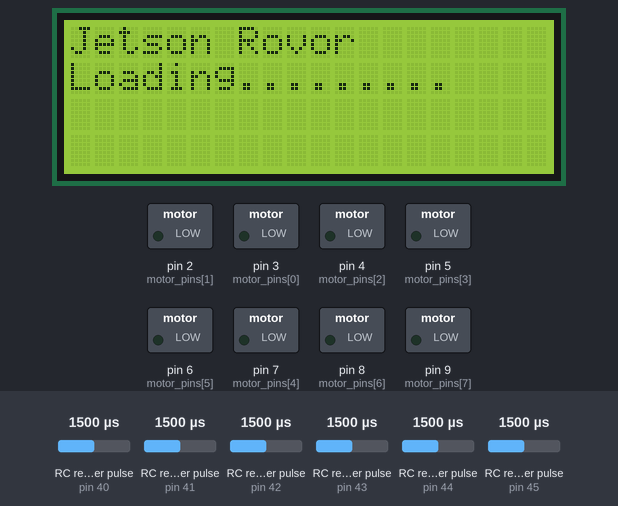
A sketch run on a simulated Arduino Mega 2560, built with avr-gcc and run on an emulated ATmega2560. Parts: 20×4 character LCD, switched loads named in the sketch (green lamp = pin HIGH). Wiring (inferred from the names in the program): 6 × RC receiver channel: data pin 40 / data pin 41 / data pin 42 / data pin 43 / data pin 44 / data pin 45. The inputs (shaded band) are chosen by the test bench; at power-on: RC receiver pulse (sensors on pin 40, pin 41, pin 43, pin 42, pin 44, pin 45) 1500 µs.

Above: at 0.9 s.
2.3 s: RC receiver pulse (sensor on pin 40) set to 1020 µs
At 3.0 s:
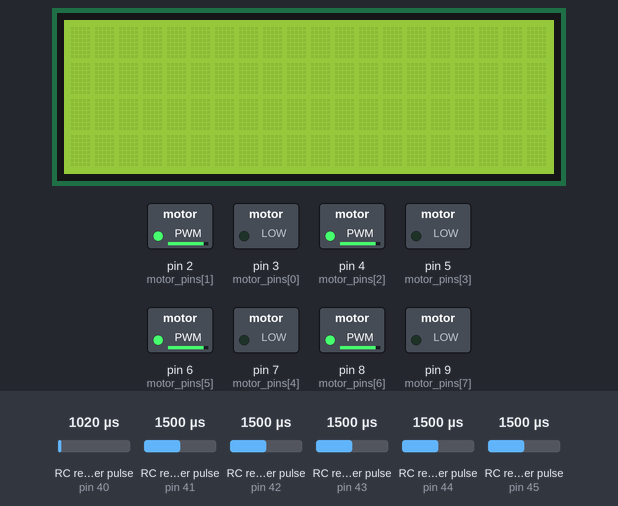
3.8 s: RC receiver pulse (sensor on pin 41) set to 1020 µs
At 4.1 s:
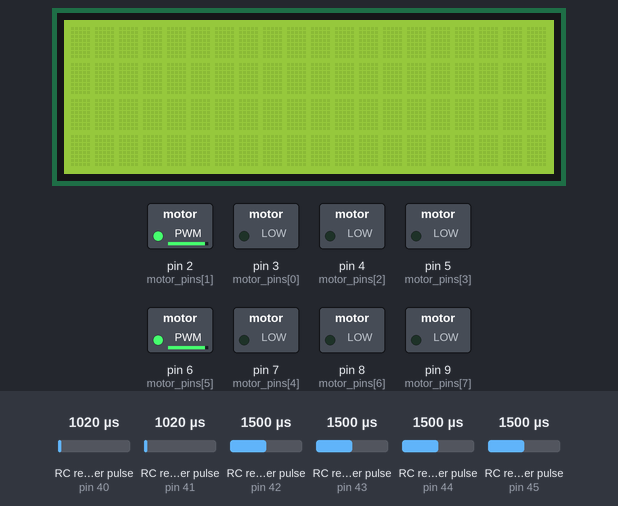
5.3 s: RC receiver pulse (sensor on pin 43) set to 1020 µs
At 6.4 s:
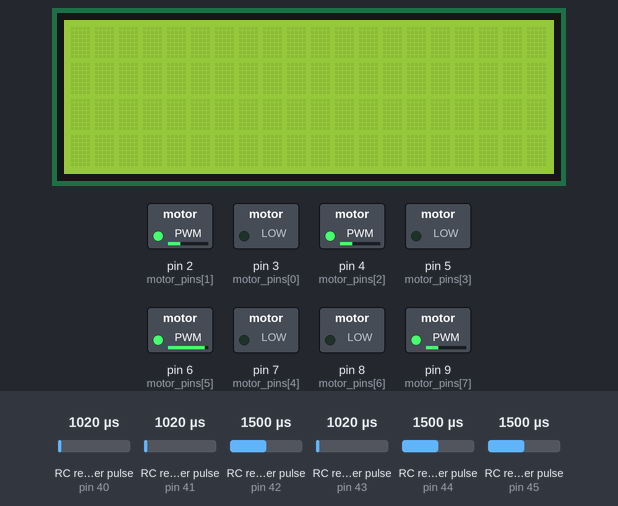
6.8 s: RC receiver pulse (sensor on pin 40) set to 1250 µs
At 7.6 s:
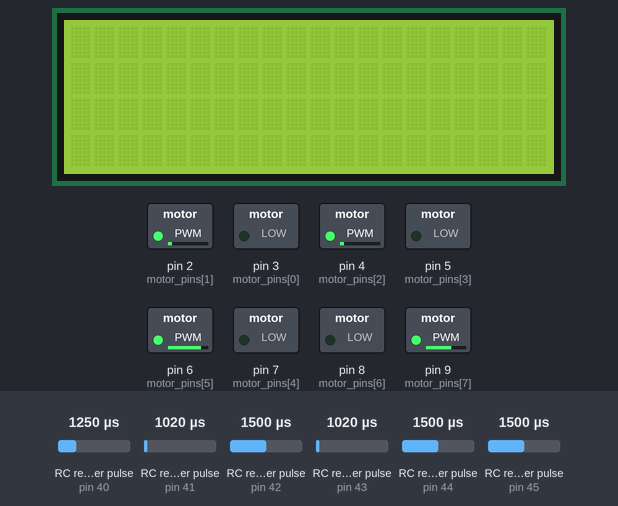
8.3 s: RC receiver pulse (sensor on pin 41) set to 1250 µs
At 8.7 s:
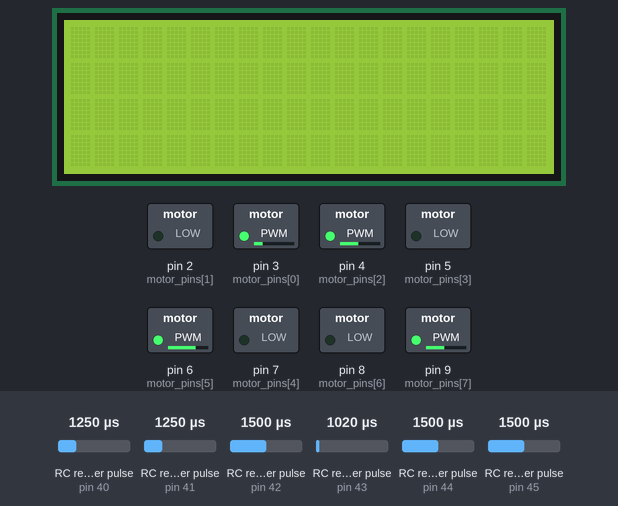
9.8 s: RC receiver pulse (sensor on pin 43) set to 1250 µs
At 11.1 s:
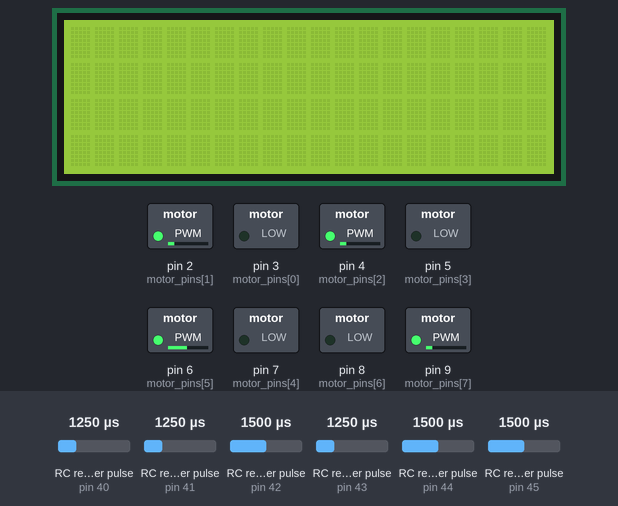
Timing chart, 0 to 12.3 s (numbered marks = the images above; inputs shaded):
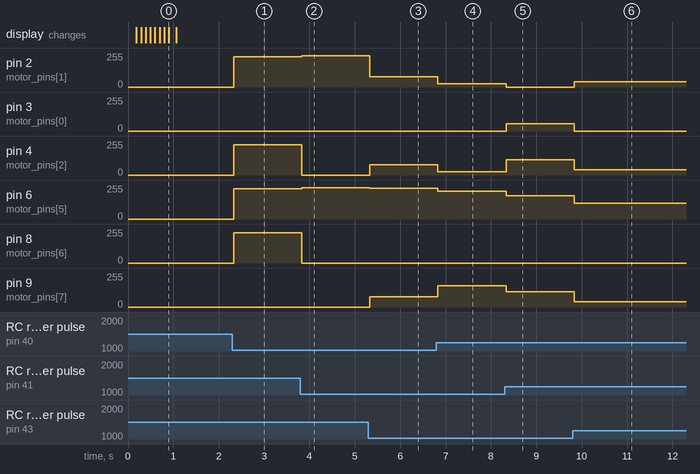

Measured:
- after the input at 2.3 s, pin 2 (motor_pins[1]), pin 4 (motor_pins[2]), pin 6 (motor_pins[5]), pin 8 (motor_pins[6]): 0/255 → 227/255 at once
- after the input at 3.8 s, pin 2 (motor_pins[1]), pin 6 (motor_pins[5]): 227/255 → 235/255 at once; pin 4 (motor_pins[2]), pin 8 (motor_pins[6]): 227/255 → 0/255 at once
- after the input at 5.3 s, pin 2 (motor_pins[1]): 235/255 → 77/255 at once; pin 4 (motor_pins[2]), pin 9 (motor_pins[7]): 0/255 → 77/255 at once; pin 6 (motor_pins[5]): 235/255 → 232/255 at once
- after the input at 6.8 s, pin 2 (motor_pins[1]), pin 4 (motor_pins[2]): 77/255 → 25/255 at once; pin 6 (motor_pins[5]): 232/255 → 210/255 at once; pin 9 (motor_pins[7]): 77/255 → 160/255 at once
- after the input at 8.3 s, pin 2 (motor_pins[1]): 25/255 → 0/255 at once; pin 3 (motor_pins[0]): 0/255 → 55/255 at once; pin 4 (motor_pins[2]): 25/255 → 115/255 at once; pin 6 (motor_pins[5]): 210/255 → 175/255 at once; pin 9 (motor_pins[7]): 160/255 → 115/255 at once
- after the input at 9.8 s, pin 2 (motor_pins[1]): 0/255 → 40/255 at once; pin 3 (motor_pins[0]): 55/255 → 0/255 at once; pin 4 (motor_pins[2]), pin 9 (motor_pins[7]): 115/255 → 40/255 at once; pin 6 (motor_pins[5]): 175/255 → 120/255 at once

The sketch:

rc_test.ino
```cpp
#include <LiquidCrystal_I2C.h>

#define VOLTAGE_SENSOR_PIN A0
#define MID_VOLTAGE 12
#define LOW_VOLTAGE 11.1

// PWM FS-i6 Input Connections
#define CH1 40
#define CH2 41
#define CH3 42
#define CH4 43
#define CH5 44
#define CH6 45

////////////////////////////////////////////////////////////////////////////////////////////
/*                                   [ Initialization ]                                   */
////////////////////////////////////////////////////////////////////////////////////////////


// set the LCD address to 0x27 for a 16 chars and 2 line display
LiquidCrystal_I2C lcd(0x27, 20, 4);

// power masurement
float power_voltage = 0;
uint8_t power_percentage = 0;
uint16_t voltage_sensor_value;

// Settings
char display_mode = 'N';

// Integers to represent values from sticks and pots
int ch1_value;
int ch2_value;
int ch3_value;
int ch4_value;
int ch5_value;
int ch6_value;

// rc reciever pins
int motor_pins[8] = { 3, 2, 4, 5, 7, 6, 8, 9 };
int motor_value[4] = { 0 };

int xs, ys, zs, dx, dy, dz;
int x, y, z;


////////////////////////////////////////////////////////////////////////////////////////////
/*                                   [ LCD Custom Char ]                                  */
////////////////////////////////////////////////////////////////////////////////////////////

byte aero_up_icon[] = { 0x04, 0x0E, 0x1F, 0x04, 0x04, 0x04, 0x04, 0x04 };
byte aero_down_icon[] = { 0x04, 0x04, 0x04, 0x04, 0x04, 0x1F, 0x0E, 0x04 };
byte aero_left_icon[] = { 0x00, 0x04, 0x0C, 0x1F, 0x0C, 0x04, 0x00, 0x00 };
byte aero_right_icon[] = { 0x00, 0x04, 0x06, 0x1F, 0x06, 0x04, 0x00, 0x00 };
byte battery_low_icon[] = { 0x0E, 0x1B, 0x11, 0x11, 0x11, 0x11, 0x11, 0x1F };
byte battery_mid_icon[] = { 0x0E, 0x1B, 0x11, 0x11, 0x1F, 0x1F, 0x1F, 0x1F };
byte battery_full_icon[] = { 0x0E, 0x1F, 0x1F, 0x1F, 0x1F, 0x1F, 0x1F, 0x1F };
byte wheel_icon[] = { 0x00, 0x0E, 0x1B, 0x15, 0x1B, 0x0E, 0x00, 0x00 };


////////////////////////////////////////////////////////////////////////////////////////////
/*                                   [ Function Prototype ]                               */
////////////////////////////////////////////////////////////////////////////////////////////

int readChannel(int);
void lcd_init();


void setup() {
  Serial.begin(115200);

  // put your setup code here, to run once:
  pinMode(CH1, INPUT);
  pinMode(CH2, INPUT);
  pinMode(CH3, INPUT);
  pinMode(CH4, INPUT);
  pinMode(CH5, INPUT);
  pinMode(CH6, INPUT);

  for (int &i : motor_pins) {
    pinMode(i, OUTPUT);
  }
  // initialize voltage sensor
  pinMode(VOLTAGE_SENSOR_PIN, INPUT);

  // add custom char for lcd
  lcd_init();
}

void move() {
  // left front
  if (motor_value[0] > 0) {
    analogWrite(motor_pins[0], 2.5 * motor_value[0]);
    analogWrite(motor_pins[1], 0);
  } else {
    analogWrite(motor_pins[0], 0);
    analogWrite(motor_pins[1], 2.5 * -motor_value[0]);
  }

  // left back
  if (motor_value[1] > 0) {
    analogWrite(motor_pins[2], 2.5 * motor_value[1]);
    analogWrite(motor_pins[3], 0);
  } else {
    analogWrite(motor_pins[2], 0);
    analogWrite(motor_pins[3], 2.5 * -motor_value[1]);
  }

  // right back
  if (motor_value[2] > 0) {
    analogWrite(motor_pins[4], 2.5 * motor_value[2]);
    analogWrite(motor_pins[5], 0);
  } else {
    analogWrite(motor_pins[4], 0);
    analogWrite(motor_pins[5], 2.5 * -motor_value[2]);
  }

  // right front
  if (motor_value[3] > 0) {
    analogWrite(motor_pins[6], 2.5 * motor_value[3]);
    analogWrite(motor_pins[7], 0);
  } else {
    analogWrite(motor_pins[6], 0);
    analogWrite(motor_pins[7], 2.5 * -motor_value[3]);
  }
}

void loop() {

  // read_voltage();
  read_rc_value();

  // if (ch6_value < 50) {
  //   if (Serial.available() > 0) {
  //     if (display_mode != 'M') lcd.clear();
  //     String command = Serial.readStringUntil('\n');
  //     // routeCommandType(command);
  //   } else if (display_mode == 'N') {
  //     lcd.setCursor(0, 0);
  //     lcd.print("Waiting");
  //   }
  // }
  // else {
    lcd.setCursor(0, 0);
    // lcd.print("RC Mode.");
    motor_ch_mixing();
    move();
  // }
}
```

helper.ino
```cpp
////////////////////////////////////////////////////////////////////////////////////////////
/*                                [ RC Transreciever Functions ]                          */
////////////////////////////////////////////////////////////////////////////////////////////

int ch_pulse;
int ch_val;
int readChannel(int channelInput) {
  ch_pulse = pulseIn(channelInput, HIGH, 30000);
  if (ch_pulse < 100) return 0;
  ch_val = map(ch_pulse, 1000, 2000, -99, 103);
  if (ch_val > 100) return 100;
  if (ch_val < -100) return -100;
  return ch_val;
}


void read_rc_value() {

  // Get values for each channel
  ch1_value = readChannel(CH1);
  ch2_value = readChannel(CH2);
  ch3_value = readChannel(CH3);
  ch4_value = readChannel(CH4);
  ch5_value = readChannel(CH5);
  ch6_value = readChannel(CH6);

  // Print to Serial Monitor
  //  Serial.print("Ch1: ");
  //  Serial.println(ch1_value);
  //  Serial.print(" | Ch2: ");
  //  Serial.print(ch2_value);
  //  Serial.print(" | Ch3: ");
  //  Serial.print(ch3_value);
  //  Serial.print(" | Ch4: ");
  //  Serial.print(ch4_value);
  //  Serial.print(" | Ch5: ");
  //  Serial.print(ch5Value);
  //  Serial.print(" | Ch6: ");
  //  Serial.println(ch6Value);
}

void motor_ch_mixing(){

  // Joystick Direction
  xs = (ch1_value > 0) ? 1 : -1;
  ys = (ch2_value > 0) ? 1 : -1;
  zs = (ch4_value > 0) ? 1 : -1;

  // Joystick Value
  x = abs(ch1_value);
  y = abs(ch2_value);
  z = abs(ch4_value);

  // Value with weightage
  dx = x*x / (x+y+z);
  dy = y*y / (x+y+z);
  dz = z*z / (x+y+z);

  // Add Direction
  dx *= xs;
  dy *= ys;
  dz *= zs;

  // Calculate Motor speed and direction based on 3 joy stick
  motor_value[0] = dx + dy - dz;
  motor_value[1] = - dx + dy - dz;
  motor_value[2] = dx + dy + dz;
  motor_value[3] = - dx + dy + dz;
}


////////////////////////////////////////////////////////////////////////////////////////////
/*                                    [ Helper Functions ]                                */
////////////////////////////////////////////////////////////////////////////////////////////

void drive_rover(char rover_movement, char rover_direction, char break_release, char wheel_drive, int16_t motor_speed, uint16_t duration) {

  ///////////////////////////////////////////////////////////
  // lcd motor speed print
  ///////////////////////////////////////////////////////////

  lcd.setCursor(10, 1);
  lcd.write(7);
  lcd.print("    ");
  lcd.setCursor(11, 1);
  lcd.print(String(motor_speed));
  lcd.print("%");

  ///////////////////////////////////////////////////////////
  // steering control left and right
  ///////////////////////////////////////////////////////////

  lcd.setCursor(0, 1);
  if (rover_direction == 'S') {
    lcd.write(0x80);
    lcd.write(0x80);
    lcd.write(0x80);
    // steering.write(mid_angle);
  } else if (rover_direction == 'L') {
    lcd.write(2);
    lcd.write(0x80);
    lcd.write(0x80);
    // steering.write(left_angle);
  } else if (rover_direction == 'R') {
    lcd.write(0x80);
    lcd.write(0x80);
    lcd.write(3);
    // steering.write(right_angle);
  }
  read_voltage();

  ///////////////////////////////////////////////////////////
  // movement forword and backword
  ///////////////////////////////////////////////////////////

  lcd.setCursor(4, 1);
  if (wheel_drive == '0') {
    lcd.print("STOP");
    // brake(front_motor, rear_motor);
    return;
  } else if (wheel_drive == '2') {
    lcd.print("2WD ");
  } else if (wheel_drive == '4') {
    lcd.print("4WD ");
  }


  lcd.setCursor(1, 1);
  if (rover_movement == 'F') {
    lcd.write(0);
    motor_speed = (float)motor_speed * 1.5;
  } else if (rover_movement == 'B') {
    lcd.write(1);
    motor_speed = (float)motor_speed * -1.5;
  } else if (rover_movement == 'S') {
    lcd.write(0x80);
    // release(front_motor, rear_motor);
    return;
  }


  if (wheel_drive == '4') {
    // rear_motor.drive(motor_speed);
    // front_motor.drive(motor_speed);
  } else if (wheel_drive == '2') {
    // front_motor.release();
    // rear_motor.drive(motor_speed);
  }

  return;
  read_voltage();
  delay(duration);

  ///////////////////////////////////////////////////////////
  // break system
  ///////////////////////////////////////////////////////////

  if (break_release == 'B') {
    // brake(front_motor, rear_motor);
    // steering.write(mid_angle);
    lcd.setCursor(0, 1);
    lcd.print("    ");
  } else if (break_release == 'R') {
    // release(front_motor, rear_motor);
    // steering.write(mid_angle);
    lcd.setCursor(0, 1);
    lcd.print("    ");
  }
}

void read_voltage() {
  voltage_sensor_value = analogRead(VOLTAGE_SENSOR_PIN);
  voltage_sensor_value = map(voltage_sensor_value, 0, 1023, 3, 1250);
  if (voltage_sensor_value < 10) voltage_sensor_value=0;
  power_voltage = (float)voltage_sensor_value / 50;

  lcd.setCursor(10, 0);
  if (power_voltage < LOW_VOLTAGE)
    lcd.write(4);
  else if (power_voltage < MID_VOLTAGE)
    lcd.write(5);
  else
    lcd.write(6);
  lcd.print("    ");
  lcd.setCursor(11, 0);
  lcd.print(String(power_voltage));
  lcd.print("v");
}


void lcd_init() {

  // initialize the lcd
  lcd.init();

  // Print a message to the LCD.
  lcd.backlight();
  lcd.setCursor(0, 0);
  lcd.print("Jetson Rovor");
  lcd.setCursor(0, 1);
  lcd.print("Loading");
  for (int i = 7; i < 16; i++) {
    lcd.setCursor(i, 1);
    lcd.print(".");
    delay(100);
  }
  lcd.clear();

  lcd.createChar(0, aero_up_icon);
  lcd.createChar(1, aero_down_icon);
  lcd.createChar(2, aero_left_icon);
  lcd.createChar(3, aero_right_icon);
  lcd.createChar(4, battery_low_icon);
  lcd.createChar(5, battery_mid_icon);
  lcd.createChar(6, battery_full_icon);
  lcd.createChar(7, wheel_icon);
}
```
